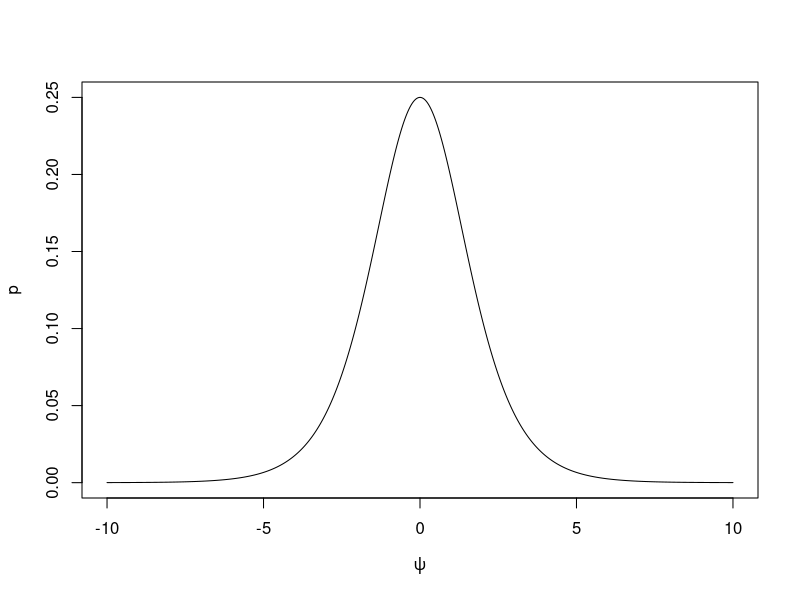
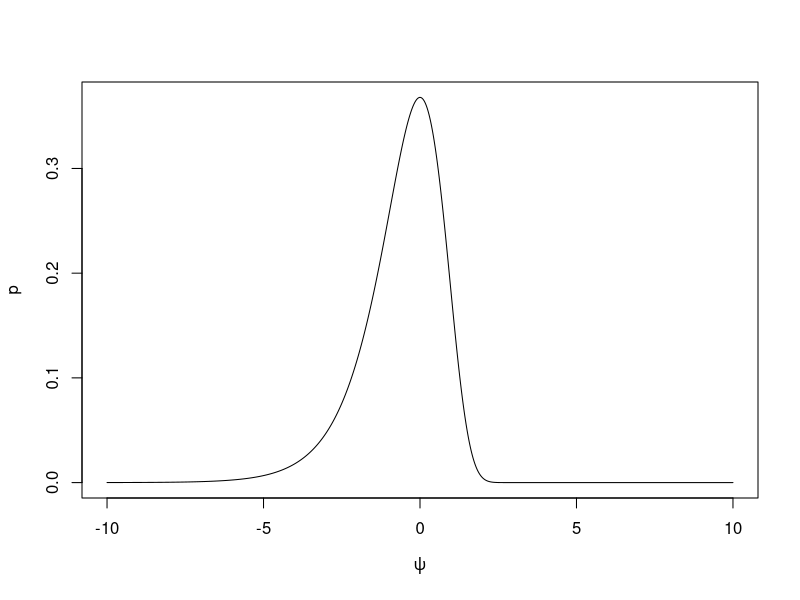
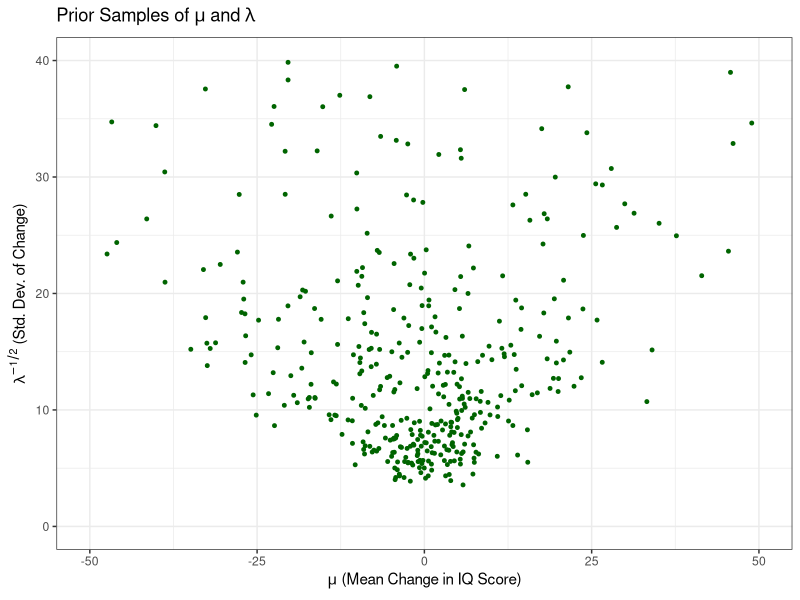

These charts were generated, in order, by the following R code:
## ---- chunk 1
rm(list=ls())

library(plyr)
library(ggplot2)
library(dplyr)
library(xtable)
library(reshape)

set.seed(123)
## ---- chunk 2
psi.sim <- seq(-10, 10, length = 1000)

betaPsi = function(psi) {
  output <- exp(psi) / (1+exp(psi))^2
  return(output)
}
## ---- chunk 3
p <- apply(as.matrix(psi.sim),1,betaPsi)
plot(psi.sim, p, type = "l", xlab = expression(psi))
## ---- chunk 4
psi.sim <- seq(-10, 10, length = 1000)

gammaPsi = function(psi) {
  output <- exp(psi - exp(psi))
  return(output)
}
## ---- chunk 5
p <- apply(as.matrix(psi.sim),1,gammaPsi)
plot(psi.sim, p, type = "l", xlab = expression(psi))
## ---- chunk 6
# spurters
x = c(18, 40, 15, 17, 20, 44, 38)
# control group
y = c(-4, 0, -19, 24, 19, 10, 5, 10,
      29, 13, -9, -8, 20, -1, 12, 21,
      -7, 14, 13, 20, 11, 16, 15, 27,
      23, 36, -33, 34, 13, 11, -19, 21,
      6, 25, 30,22, -28, 15, 26, -1, -2,
      43, 23, 22, 25, 16, 10, 29)

prior = data.frame(m = 0, c = 1, a = 0.5, b = 50)
findParam = function(prior, data){
  postParam = NULL
  c = prior$c
  m = prior$m
  a = prior$a
  b = prior$b
  n = length(data)
  postParam = data.frame(m = (c*m + n*mean(data))/(c + n), 
                c = c + n, 
                a = a + n/2, 
                b =  b + 0.5*(sum((data - mean(data))^2)) + 
                  (n*c *(mean(data)- m)^2)/(2*(c+n)))
  return(postParam)
}
postS = findParam(prior, x)
postC = findParam(prior, y)

## ---- chunk 7
# sampling from two posteriors 

# Number of posterior simulations
sim = 1000000

# initialize vectors to store samples
mus = NULL
lambdas = NULL
muc = NULL
lambdac = NULL

# Following formula from the NormalGamma with 
# the update paramaters accounted accounted for below 

lambdas = rgamma(sim, shape = postS$a, rate = postS$b)
lambdac = rgamma(sim, shape = postC$a, rate = postC$b)


mus = sapply(sqrt(1/(postS$c*lambdas)),rnorm, n = 1, mean = postS$m)
muc = sapply(sqrt(1/(postC$c*lambdac)),rnorm, n = 1, mean = postC$m)

# Store simulations
sim_means <- data.frame(mus = mus, muc = muc, diff = mus - muc)
sim_means$mus_greater = case_when(sim_means$diff > 0 ~ "yes",
                                  sim_means$diff <= 0 ~ "no")
head(sim_means)
## ---- chunk 8
counts <- sim_means %>%
  count(mus_greater)

c_mus_greater <- counts %>% 
  filter(mus_greater == "yes") %>% 
  pull(n)

c_mus_greater / sim
## ---- chunk 9
prior = data.frame(m = 0, c = 1, a = 0.5, b = 50)

# Number of prior simulations
sim2 = 500

# initialize vectors to store samples
mu_prior = NULL
lambda_prior = NULL

# Following formula from the NormalGamma 

lambda_prior = rgamma(sim2, shape = prior$a, rate = prior$b)

mu_prior = sapply(sqrt(1/(prior$c*lambda_prior)),rnorm, n = 1, mean = prior$m)

# Store simulations
prior_sim = data.frame(lambda = lambda_prior, mu = mu_prior)

prior_sim$lambda = prior_sim$lambda^{-0.5}

# Plot the simulations
ggplot(data = prior_sim, aes(x = mu, y = lambda)) +
  geom_point(size = 1, color = "dark green") + 
  xlim(-50, 50) +
  ylim(0, 40) +
  labs(x = expression(paste(mu, " (Mean Change in IQ Score)")),
       y = expression(paste(lambda^{-1/2}, " (Std. Dev. of Change)")))  + 
  ggtitle(expression(paste("Prior Samples of ", mu, " and ", lambda))) + 
  theme(plot.title = element_text(hjust = 0.5)) +
  theme_bw()
